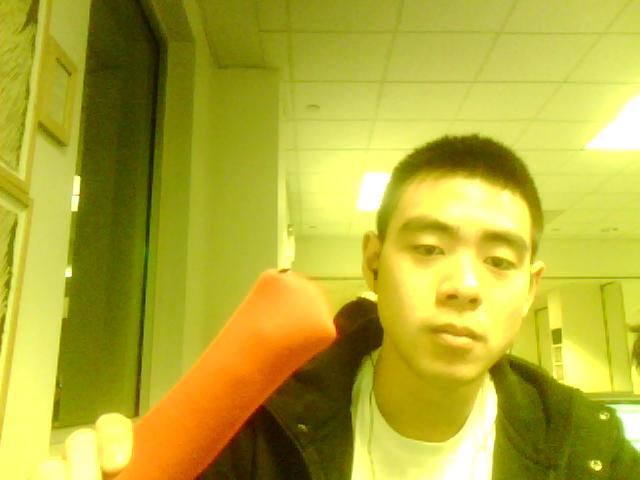
%> input picture MATLAB Image Test Results/vid_frame.jpg, 640 x 480 px
$ octave TEST2DdisplayImages.m   (GNU Octave 9; MATLAB toolbox functions it lacks are replaced by stand-ins)
%> lines starting %> are read from the running program, lines starting %| are printed output that depends on the picture; in (x1, y1, x2, y2) boxes, pixels count from 0 and x2, y2 are one past the last pixel; in counts of white or black regions, pixels touching at a corner belong together; the program's own positions count from 1
%% TEST SCRIPT
%  Provides data to compare with YUV method

vid_frame = imread('vid_frame.jpg');
%> vid_frame is the input picture: size 480x640x3 uint8; mean R, G, B 179.4, 172.2, 52.9
diff_im = imsubtract(vid_frame(:,:,1), rgb2gray(vid_frame));
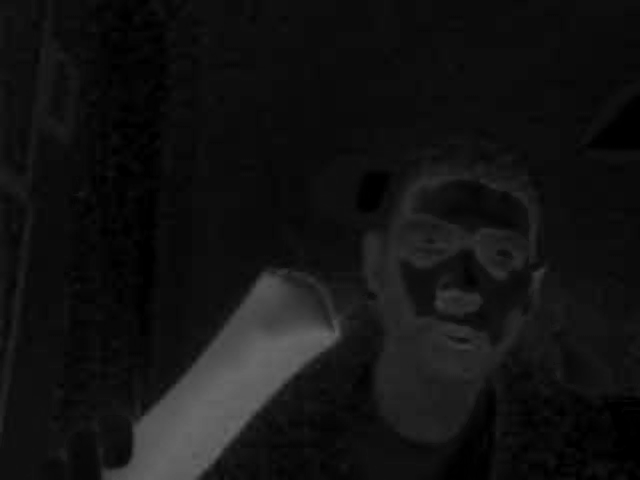
%> diff_im: size 480x640 uint8; min 0, max 102, mean 18.7
bw1_im = im2bw(diff_im, 0.18);
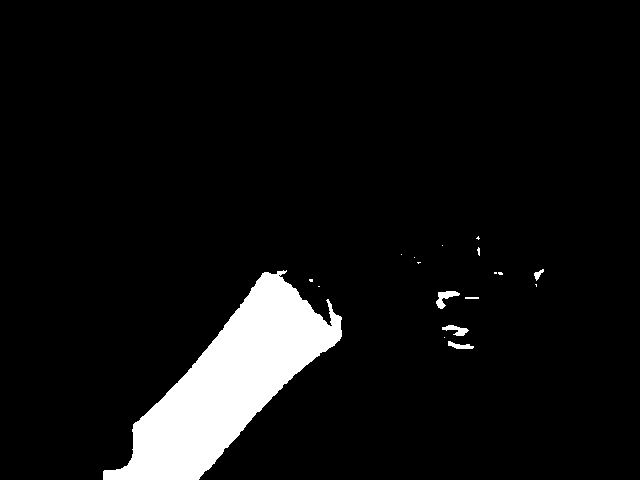
%> bw1_im: size 480x640 logical; 6.7% white; 18 white regions (12 under 20 px), largest, box (x1, y1, x2, y2) and area: (103, 270, 342, 480) 20122, (436, 291, 460, 309) 191, (442, 325, 469, 336) 149, (448, 341, 474, 349) 112, (534, 269, 544, 281) 55, (465, 297, 479, 299) 28
noise_im = medfilt2(diff_im, [3 3]);
bw2_im = im2bw(noise_im,0.18);
%> bw2_im: size 480x640 logical; 6.7% white; 11 white regions (5 under 20 px), largest, box (x1, y1, x2, y2) and area: (103, 271, 342, 480) 20121, (436, 291, 460, 309) 187, (442, 325, 468, 336) 146, (448, 341, 474, 349) 109, (534, 269, 544, 280) 54, (466, 297, 478, 299) 24
%> (the run ends here)
